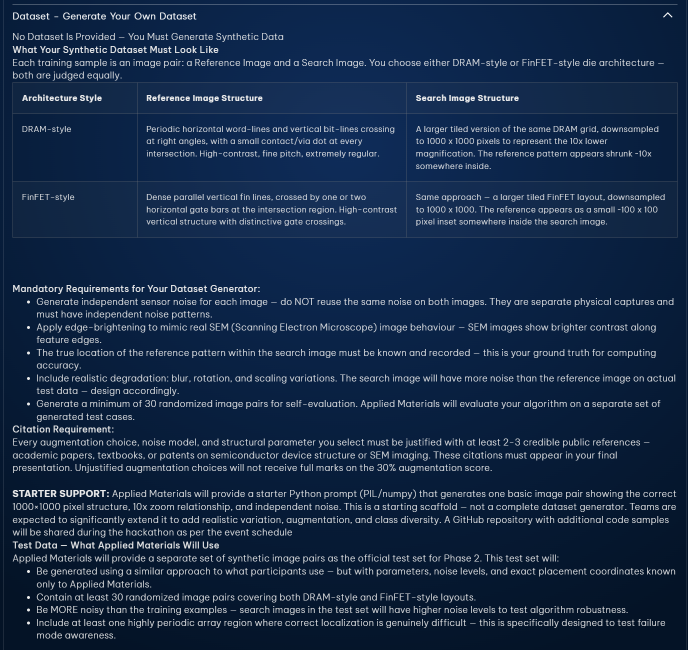
#> input picture DATASET-INSTRUCT.png, 1375 x 1300 px (shown at 1/2 size); its folder holds only this picture in this run
$ python -i spectral.py   (imports and definitions only)
#> lines starting #> are read from the running program, lines starting #| are printed output that depends on the picture
"""Spectral lattice estimation — TECH-SPEC §3.1. Member B.

This is the Slide-5 innovation, and the one part of the pipeline that is not
table stakes.

The idea
--------
A repeating circuit layout is a 2-D crystal. Its Fourier transform is therefore
not a smear but a *reciprocal lattice*: a discrete set of peaks at integer
combinations of two basis vectors `g1, g2`. Real-space period and reciprocal
vector length are inverses, so if the same layout is imaged at two
magnifications:

    period_search = period_reference / m        (features are m times smaller)
    |g_search|    = m * |g_reference|           (so frequencies are m times higher)

which gives the magnification ratio in **closed form**:

    m = |g_search| / |g_reference|

and the rotation as the angle between the two bases. No pyramid, no sweep, no
`for scale in np.arange(7, 14, 0.05)`.

Why this is better, not just different
--------------------------------------
The FFT integrates over every pixel in the image. A 1000x1000 search image
contributes 10^6 pixels to the estimate, so the noise averages down by ~10^3.
A patch-based scale search sees only the ~10^4 pixels under the template. Since
the brief states outright that the official test images are noisier than ours,
that difference in effective SNR is the whole ballgame.

And the elegance: periodicity is what makes this problem hard. Here it is what
makes it easy. The more perfectly periodic the layout, the sharper the
reciprocal-lattice peaks and the more precise the scale estimate.

Symmetry caveat
---------------
A lattice does not have a unique basis, and the layout has a point group: a
square DRAM grid is invariant under 90 deg rotations, a FinFET line array under
180 deg. The measured rotation is therefore only defined modulo that group. We
do not guess — we emit every symmetry-equivalent hypothesis and let the
correlation stage in `matching.py` decide. Forgetting this produces a mysterious
~25% failure rate that costs a day to find.
"""

from __future__ import annotations

import math
from dataclasses import dataclass, field

import cv2
import numpy as np

__all__ = ["LatticeEstimate", "estimate_lattice", "estimate_scale_rotation",
           "fourier_mellin_scale_rotation", "log_magnitude_spectrum"]


@dataclass
class LatticeEstimate:
    """Reciprocal-lattice basis recovered from one image."""

    g1: np.ndarray                      # reciprocal basis vector, cycles/pixel (x, y)
    g2: np.ndarray
    peaks: np.ndarray                   # (N, 2) detected peak offsets from DC, px
    strengths: np.ndarray               # (N,) peak prominences
    quality: float                      # [0, 1]; 0 = no usable lattice found
    n_assigned: int = 0                 # peaks explained by the fitted basis
    #: The windowed log-magnitude spectrum this estimate was derived from.
    #: Kept so the Fourier-Mellin cross-check can reuse it instead of paying for
    #: a second full-frame FFT of the same image — that duplication was ~0.2 s
    #: of a ~1.3 s pair.
    mag: np.ndarray | None = None

    # [7 lines left out: function periods, not called in this run]


@dataclass
class ScaleRotation:
    """Result of comparing two lattices."""

    scale: float                        # m, search px per reference px
    rotation: float                     # degrees, for cv2.getRotationMatrix2D on the template
    quality: float                      # [0, 1]
    hypotheses: list[tuple[float, float]] = field(default_factory=list)  # (scale, rot) list
    method: str = "lattice"             # "lattice" | "fourier_mellin" | "fallback"
    agreement: float = 0.0              # [0,1] agreement between the two estimators


# --------------------------------------------------------------------------- #
# spectrum
# --------------------------------------------------------------------------- #

def log_magnitude_spectrum(img: np.ndarray, dc_radius_frac: float = 0.004
                           ) -> np.ndarray:
    """Windowed, DC-suppressed log-magnitude spectrum, fftshifted.

    The Hann window matters more than it looks. Without it the implicit periodic
    boundary of the FFT creates a bright horizontal+vertical cross through DC
    that is *stronger* than the real lattice peaks, and every peak detector
    locks onto it instead of the signal.

    The DC disc is deliberately *small*. It is tempting to suppress a generous
    low-frequency region to kill the shading field, but the reference image only
    contains ~10 periods of the layout, so its fundamentals live at radius ~10
    and a 12 px disc erases them outright. On a FinFET reference the gate
    frequency sits at radius ~2 and is even more fragile. Low-order shading is
    handled by the caller passing a gently high-passed band, not by carving a
    hole in the spectrum.
    """
    h, w = img.shape[:2]
    win = np.outer(np.hanning(h), np.hanning(w)).astype(np.float32)
    f = np.fft.fftshift(np.fft.fft2(img * win))
    mag = np.log1p(np.abs(f)).astype(np.float32)

    # Suppress a small disc around DC: it carries the mean and the low-order
    # shading field, both of which are enormous and carry no lattice information.
    cy, cx = h // 2, w // 2
    r = max(2, int(dc_radius_frac * min(h, w)))
    yy, xx = np.ogrid[:h, :w]
    disc = (yy - cy) ** 2 + (xx - cx) ** 2 <= r * r
    mag[disc] = 0.0
    return mag


def _detect_peaks(mag: np.ndarray, max_peaks: int = 60,
                  min_sep_frac: float = 0.008) -> tuple[np.ndarray, np.ndarray]:
    """Local maxima of the spectrum, returned as (dx, dy) offsets from DC.

    A local-contrast normalization is applied first: raw spectral magnitude
    falls off steeply with frequency, so without it every detected peak is a
    low-order harmonic and the true fundamental is never found on a fine-pitch
    layout.
    """
    h, w = mag.shape
    cy, cx = h // 2, w // 2

    bg = cv2.GaussianBlur(mag, (0, 0), sigmaX=max(3.0, 0.008 * min(h, w)),
                          borderType=cv2.BORDER_REFLECT)
    norm = mag - bg

    k = max(3, int(min_sep_frac * min(h, w)) | 1)     # odd kernel
    dil = cv2.dilate(norm, np.ones((k, k), np.uint8))
    is_peak = (norm >= dil) & (norm > 0)

    ys, xs = np.nonzero(is_peak)
    if ys.size == 0:
        return np.zeros((0, 2), np.float64), np.zeros((0,), np.float64)

    vals = norm[ys, xs]
    order = np.argsort(vals)[::-1][:max_peaks * 2]
    ys, xs, vals = ys[order], xs[order], vals[order]

    # sub-pixel refinement by 3-point parabola on each axis; a half-bin error in
    # frequency is a ~1% error in the recovered magnification
    offs = []
    strengths = []
    for y, x, v in zip(ys, xs, vals):
        if not (1 <= y < h - 1 and 1 <= x < w - 1):
            continue
        dx = _parabola(norm[y, x - 1], norm[y, x], norm[y, x + 1])
        dy = _parabola(norm[y - 1, x], norm[y, x], norm[y + 1, x])
        offs.append((x + dx - cx, y + dy - cy))
        strengths.append(float(v))
        if len(offs) >= max_peaks:
            break

    return np.asarray(offs, dtype=np.float64), np.asarray(strengths, dtype=np.float64)


def _parabola(a: float, b: float, c: float) -> float:
    """Sub-bin offset of the vertex of the parabola through (-1,a),(0,b),(1,c)."""
    den = a - 2.0 * b + c
    if abs(den) < 1e-12:
        return 0.0
    return float(np.clip(0.5 * (a - c) / den, -0.5, 0.5))


# --------------------------------------------------------------------------- #
# lattice fitting
# --------------------------------------------------------------------------- #

def gauss_reduce(g1: np.ndarray, g2: np.ndarray,
                 iters: int = 32) -> tuple[np.ndarray, np.ndarray]:
    """Lagrange-Gauss reduction to the canonical two shortest basis vectors.

    A lattice has infinitely many bases, all related by unimodular transforms.
    Two independent fits of the *same* lattice can therefore return bases that
    look nothing alike, which makes comparing reference to search unnecessarily
    hard. Reducing both to the canonical shortest basis first removes most of
    that freedom, so the relabelling search downstream has little left to do.
    """
    b1, b2 = np.asarray(g1, float).copy(), np.asarray(g2, float).copy()
    for _ in range(iters):
        if b1 @ b1 > b2 @ b2:
            b1, b2 = b2, b1
        d = b1 @ b1
        if d < 1e-18:
            break
        mu = round(float(b1 @ b2) / d)
        if mu == 0:
            break
        b2 = b2 - mu * b1
    if b1 @ b1 > b2 @ b2:
        b1, b2 = b2, b1
    return b1, b2


def _fit_basis(peaks: np.ndarray, strengths: np.ndarray, shape: tuple[int, int],
               tol_frac: float = 0.22) -> tuple[np.ndarray, np.ndarray, int]:
    """Choose the peak-vector pair that best generates the whole peak set.

    Candidate bases are scored by how much of the observed spectral energy they
    explain as integer combinations `i*g1 + j*g2`. A spurious peak from noise or
    from aperiodic content explains nothing; a true fundamental explains its
    entire family of harmonics.

    The candidate pool deliberately mixes the *shortest* and the *strongest*
    peaks. Shortest alone is not enough: on a search image the low-frequency end
    is populated by aperiodic content (array boundaries, periphery blocks), and
    the real lattice fundamentals of a fine-pitch layout sit far out — for a
    7 px pitch in a 1000 px frame, at radius ~142. Picking only short vectors
    guarantees fitting the noise.
    """
    if len(peaks) < 2:
        return np.zeros(2), np.zeros(2), 0

    # keep only one of each conjugate pair (the spectrum is symmetric about DC)
    keep = []
    for i, p in enumerate(peaks):
        if p[1] > 1e-9 or (abs(p[1]) <= 1e-9 and p[0] > 0):
            keep.append(i)
    if len(keep) < 2:
        keep = list(range(len(peaks)))
    P, S = peaks[keep], strengths[keep]

    norms = np.linalg.norm(P, axis=1)
    valid = norms > 1e-6
    P, S, norms = P[valid], S[valid], norms[valid]
    if len(P) < 2:
        return np.zeros(2), np.zeros(2), 0

    # Candidate pool: shortest AND strongest. See docstring — either alone fails.
    by_short = np.argsort(norms)[:10]
    by_strong = np.argsort(S)[::-1][:14]
    rank = np.unique(np.concatenate([by_short, by_strong]))

    best = (-1.0, None, None, 0)
    for ii in range(len(rank)):
        for jj in range(ii + 1, len(rank)):
            g1, g2 = P[rank[ii]], P[rank[jj]]
            n1, n2 = np.linalg.norm(g1), np.linalg.norm(g2)
            cross = abs(g1[0] * g2[1] - g1[1] * g2[0])
            if cross < 0.20 * n1 * n2:
                continue                                  # collinear-ish, not a basis
            M = np.array([[g1[0], g2[0]], [g1[1], g2[1]]], dtype=np.float64)
            try:
                coef = np.linalg.solve(M, P.T).T          # (N, 2) fractional indices
            except np.linalg.LinAlgError:
                continue
            resid = coef - np.round(coef)
            # tolerance relative to THIS basis, not to the global shortest peak
            tol = tol_frac * min(n1, n2)
            err = np.linalg.norm(resid @ M.T, axis=1)
            hit = err < tol
            if not np.any(hit):
                continue
            # Weight by peak strength: a basis that explains the strong
            # fundamentals beats one that explains a crowd of weak noise peaks.
            # The mild size penalty prevents a degenerate "very fine basis
            # explains everything" solution, which is always available since a
            # sufficiently short basis tiles the entire plane within tolerance.
            score = float(S[hit].sum()) / (1.0 + 0.35 * math.log(max(n1 * n2, 1.0)))
            if score > best[0]:
                best = (score, g1.copy(), g2.copy(), int(np.count_nonzero(hit)))

    if best[1] is None:
        o = np.argsort(norms)
        return P[o[0]], P[o[1]], 0

    g1, g2, n = best[1], best[2], best[3]

    # least-squares refinement over every peak the basis explains — this is what
    # buys sub-percent scale accuracy, because it uses the high harmonics whose
    # positions are measured with the smallest relative error
    M = np.array([[g1[0], g2[0]], [g1[1], g2[1]]])
    tol = tol_frac * min(np.linalg.norm(g1), np.linalg.norm(g2))
    coef = np.linalg.solve(M, P.T).T
    idx = np.round(coef)
    err = np.linalg.norm((coef - idx) @ M.T, axis=1)
    hit = err < tol
    if np.count_nonzero(hit) >= 3:
        A = idx[hit]                                      # (K, 2) integer indices
        B = P[hit]                                        # (K, 2) measured positions
        wts = np.sqrt(np.maximum(S[hit], 1e-6))
        sol, *_ = np.linalg.lstsq(A * wts[:, None], B * wts[:, None], rcond=None)
        g1r, g2r = sol[0], sol[1]
        if np.all(np.isfinite(sol)) and np.linalg.norm(g1r) > 1e-9 \
                and np.linalg.norm(g2r) > 1e-9:
            g1, g2 = g1r, g2r

    return g1, g2, n


def estimate_lattice(img: np.ndarray, max_peaks: int = 60) -> LatticeEstimate:
    """Full §3.1 lattice estimation for a single image."""
    mag = log_magnitude_spectrum(img)
    peaks, strengths = _detect_peaks(mag, max_peaks=max_peaks)
    if len(peaks) < 2:
        return LatticeEstimate(np.zeros(2), np.zeros(2), peaks, strengths, 0.0, 0,
                               mag=mag)

    g1, g2, n_assigned = _fit_basis(peaks, strengths, img.shape)
    if np.linalg.norm(g1) < 1e-9 or np.linalg.norm(g2) < 1e-9:
        return LatticeEstimate(g1, g2, peaks, strengths, 0.0, 0, mag=mag)
    # canonical (shortest) basis, so reference and search are directly comparable
    g1, g2 = gauss_reduce(g1, g2)

    # Quality: what fraction of detected peaks the lattice explains, tempered by
    # how many peaks we found at all. Low quality routes us to the fallback.
    frac = n_assigned / max(len(peaks), 1)
    quality = float(np.clip(frac * min(1.0, len(peaks) / 8.0), 0.0, 1.0))

    # normalize to image-independent units: cycles per pixel
    h, w = img.shape[:2]
    g1 = np.array([g1[0] / w, g1[1] / h])
    g2 = np.array([g2[0] / w, g2[1] / h])
    return LatticeEstimate(g1, g2, peaks, strengths, quality, n_assigned,
                           mag=mag)


# --------------------------------------------------------------------------- #
# comparing two lattices -> scale and rotation
# --------------------------------------------------------------------------- #

def _basis_matrix(g1: np.ndarray, g2: np.ndarray) -> np.ndarray:
    return np.array([[g1[0], g2[0]], [g1[1], g2[1]]], dtype=np.float64)


# [434 lines left out: functions _symmetry_ops, estimate_scale_rotation, _fold_rotation, _diversify_hypotheses, _overlay_score, fourier_mellin_scale_rotation, not called in this run]

>>> import cv2
>>> picture = cv2.imread('../DATASET-INSTRUCT.png', cv2.IMREAD_GRAYSCALE)
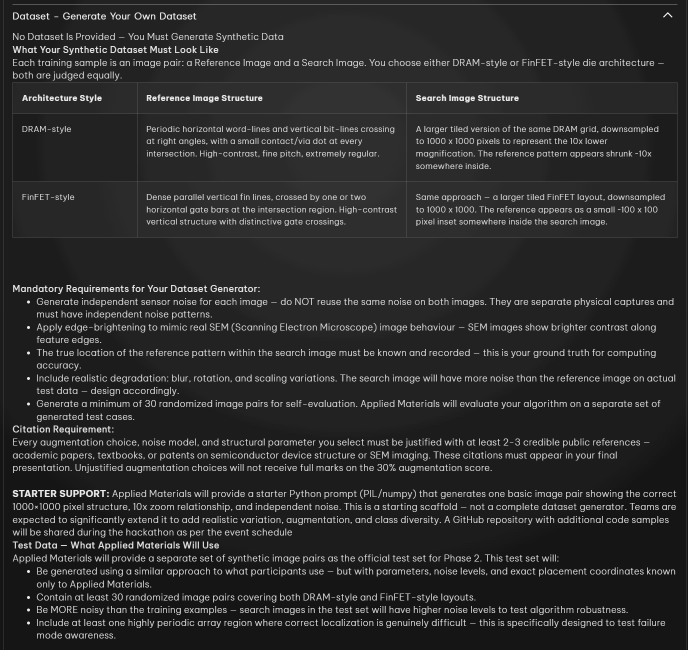
#> picture: shape (1300, 1375) (shown at 1/2 size); min 21, max 255, mean 44.6
>>> result = estimate_lattice(picture)
#> in log_magnitude_spectrum, `mag = np.log1p(np.abs(f)).astype(np.float32)`:
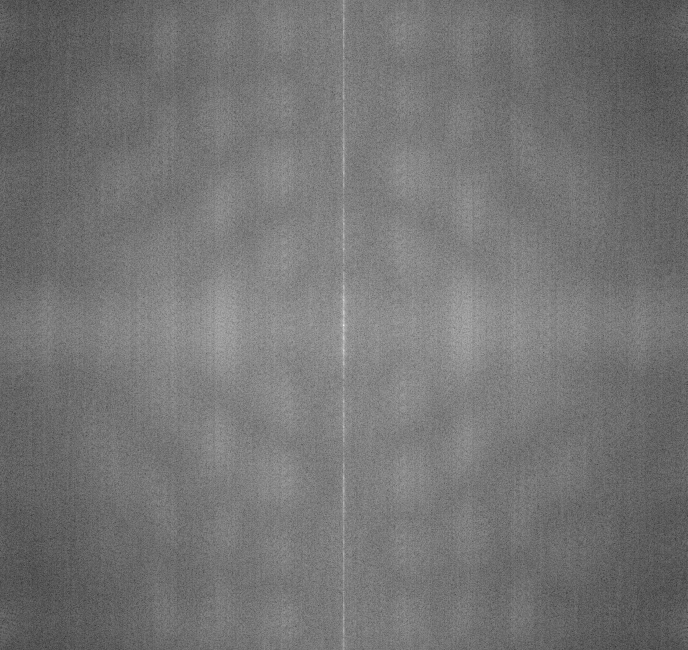
#> mag: shape (1300, 1375) float32 (shown at 1/2 size); min 1.92, max 16.87, mean 8.76; drawn with min black and max white
#> in _detect_peaks, `bg = cv2.GaussianBlur(mag, (0, 0), sigmaX=max(3.0, 0.008 * min(h, w)),..`:
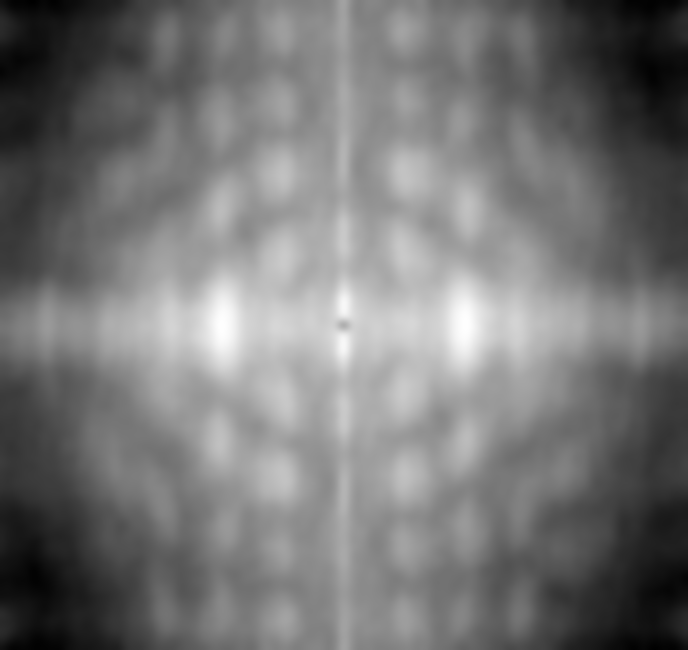
#> bg: shape (1300, 1375) float32 (shown at 1/2 size); min 6.79, max 11.06, mean 8.76; drawn with min black and max white
#> in _detect_peaks, `norm = mag - bg`:
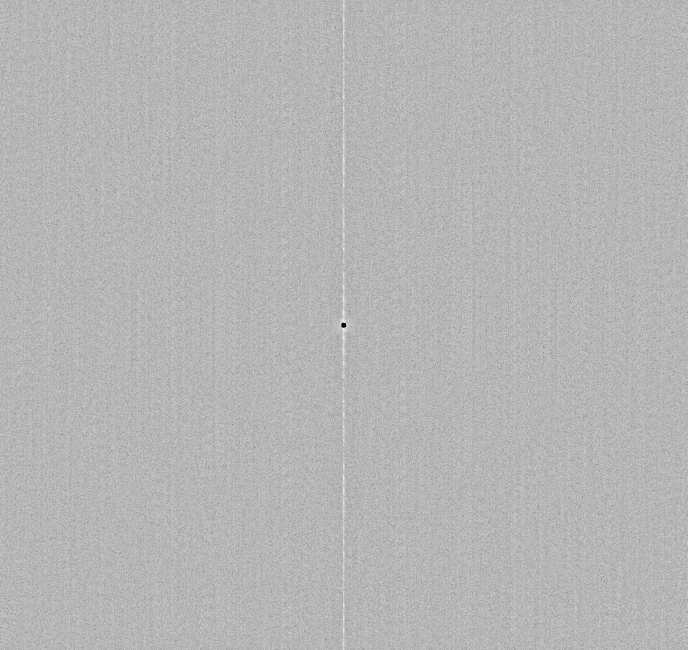
#> norm: shape (1300, 1375) float32 (shown at 1/2 size); min -9.85, max 3.96, mean 6.86e-09; drawn with min black and max white
#> in _detect_peaks, `dil = cv2.dilate(norm, np.ones((k, k), np.uint8))`:
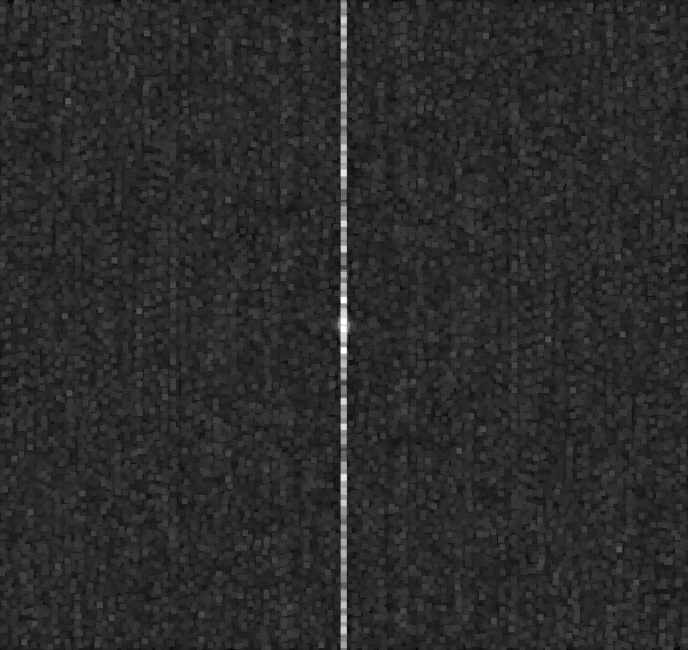
#> dil: shape (1300, 1375) float32 (shown at 1/2 size); min 0.498, max 3.96, mean 1.09; drawn with min black and max white
#> in _detect_peaks, `is_peak = (norm >= dil) & (norm > 0)`:
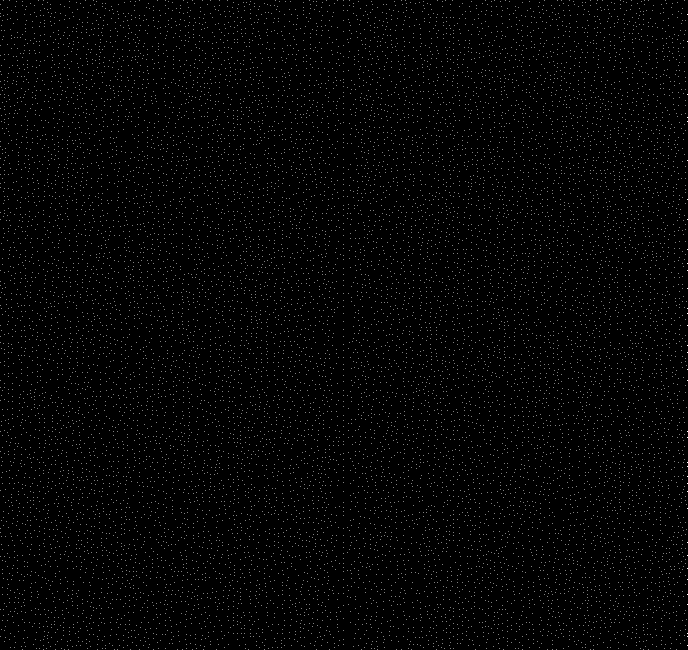
#> is_peak: shape (1300, 1375) bool (shown at 1/2 size); 0.79% white in thin lines or dots
#> in _detect_peaks, `ys, xs = np.nonzero(is_peak)`: ys = 14040 values from 0 to 1299; xs = 14040 values, max 1374 at index 340, min 0 at index 114, mean 687
#> in _detect_peaks, `vals = norm[ys, xs]`: vals = 14040 values, max 3.96 at index 7557, min 0.514 at index 12, mean 1.09
#> in _detect_peaks, `order = np.argsort(vals)[::-1][:max_peaks * 2]`: order = 120 values, max 13901 at index 36, min 10 at index 82, mean 6920.9
#> in _detect_peaks, `ys, xs, vals = ys[order], xs[order], vals[order]`: ys = 120 values, max 1289 at index 36, min 0 at index 82, mean 640.3; xs = 120 values, max 1326 at index 113, min 48 at index 114, mean 682.1; vals = 120 values, max 3.96 at index 0, min 1.48 at index 119, mean 2.43
#> the loop in _detect_peaks, `for y, x, v in zip(ys, xs, vals):` made 60 passes
#> (y, v, dx, dy) on passes 1 to 8: (700, 3.96, 0.0438, 0.356), (600, 3.96, -0.0438, -0.356), (658, 3.95, -0.0521, -0.285), (642, 3.95, 0.0521, 0.285), (346, 3.64, -0.0336, -0.222), (954, 3.64, 0.0336, 0.222), (447, 3.49, 0.0213, -0.0854), (853, 3.49, -0.0213, 0.0854)
#> after the loop in _detect_peaks, `for y, x, v in zip(ys, xs, vals):`: offs = 60 pairs, first value -0.18 to 0.18, second value -639.5 to 639.5; strengths = 60 values, max 3.96 at index 0, min 2.43 at index 59, mean 2.97
#> in estimate_lattice, `peaks, strengths = _detect_peaks(mag, max_peaks=max_peaks)`: peaks has the same summary as offs in _detect_peaks
#> the loop in _fit_basis, `for i, p in enumerate(peaks):` made 60 passes
#> p on passes 1 to 8: [0.0438, 50.36], [-0.0438, -50.36], [-0.0521, 7.72], [0.0521, -7.72], [-0.0336, -304.2], [0.0336, 304.2], [0.0213, -203.1], [-0.0213, 203.1]
#> after the loop in _fit_basis, `for i, p in enumerate(peaks):`: keep = 30 values from 0 to 59
#> in _fit_basis, `P, S = peaks[keep], strengths[keep]`: P = 30 pairs, first value -0.136 to 0.18, second value 7.72 to 639.5; S = 30 values, max 3.96 at index 0, min 2.43 at index 29, mean 2.97
#> in _fit_basis, `norms = np.linalg.norm(P, axis=1)`: norms = 30 values, max 639.5 at index 18, min 7.72 at index 1, mean 303
#> in _fit_basis, `by_short = np.argsort(norms)[:10]`: by_short = [1, 5, 23, 0, 25, 10, 13, 4, 24, 17]
#> in _fit_basis, `by_strong = np.argsort(S)[::-1][:14]`: by_strong = [0, 1, 2, 3, 4, 5, 6, 7, 8, 9, 10, 11, 12, 13]
#> in _fit_basis, `rank = np.unique(np.concatenate([by_short, by_strong]))`: rank = 18 values from 0 to 25
#> the loop in _fit_basis, `for ii in range(len(rank)):` made 18 passes
#> in _fit_basis, `o = np.argsort(norms)`: o = 30 values, max 29 at index 18, min 0 at index 3, mean 14.5
#> in estimate_lattice, `g1, g2, n_assigned = _fit_basis(peaks, strengths, img.shape)`: g1 = [-0.0521, 7.72]; g2 = [-0.136, 23.4]; n_assigned = 0
#> in gauss_reduce, `b1, b2 = np.asarray(g1, float).copy(), np.asarray(g2, float).copy()`: b1 = [-0.0521, 7.72]; b2 = [-0.136, 23.4]
#> the loop in gauss_reduce, `for _ in range(iters):` made 3 passes
#> (b1, b2, d, mu) on pass 2: ([0.0205, 0.258], [-0.666, -0.0189], 0.0669, 30)
#> in estimate_lattice, `g1, g2 = gauss_reduce(g1, g2)`: g1 = [0.0205, 0.258]; g2 = [-0.666, -0.0189]
#> in estimate_lattice, `frac = n_assigned / max(len(peaks), 1)`: frac = 0
#> in estimate_lattice, `g1 = np.array([g1[0] / w, g1[1] / h])`: g1 = [1.49e-05, 0.000198]
#> in estimate_lattice, `g2 = np.array([g2[0] / w, g2[1] / h])`: g2 = [-0.000484, -1.45e-05]
